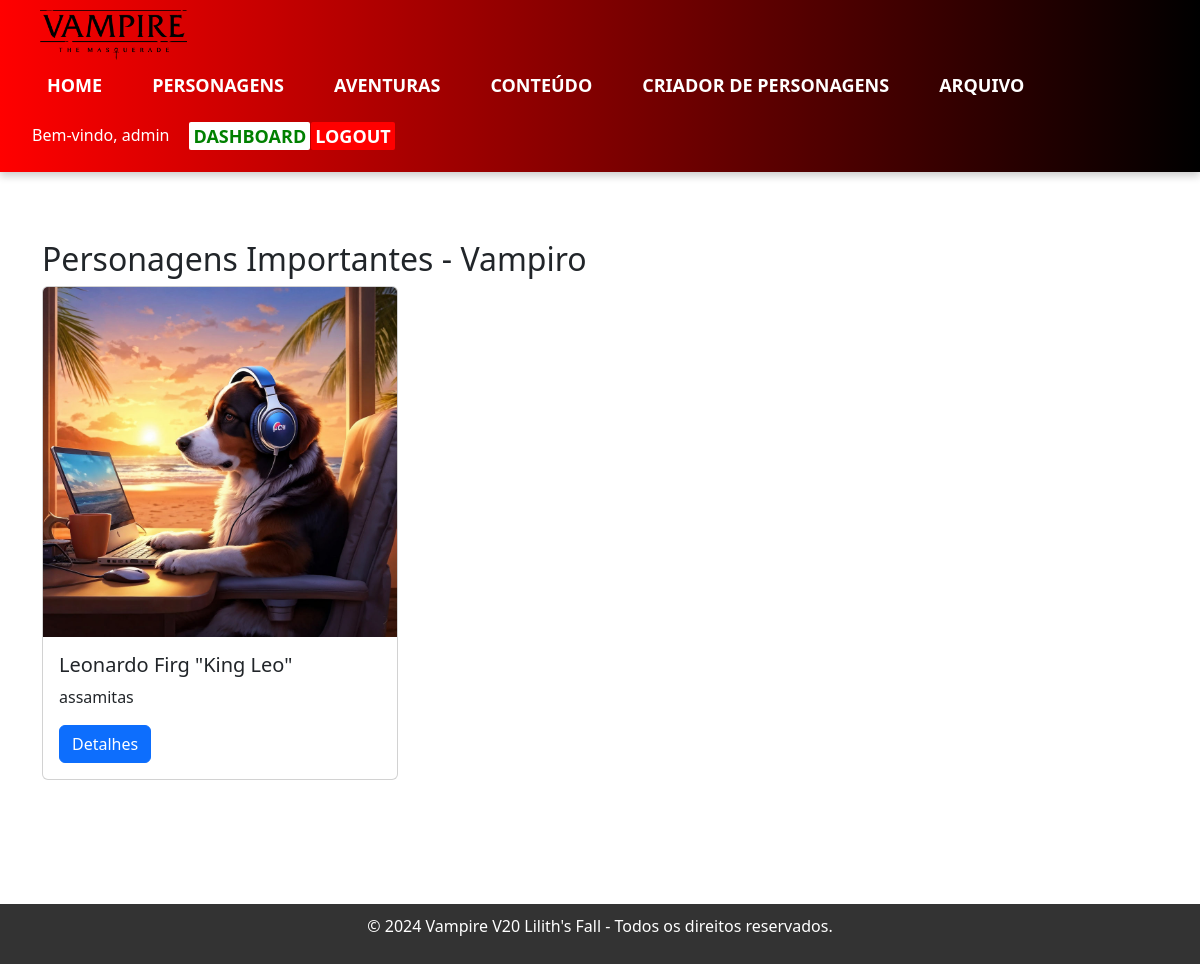
The app's page /characters/vampiro (signed in) with its own data.
### app.py (models this page shows, shortened)
class User(UserMixin, db.Model):
    id = db.Column(db.Integer, primary_key=True)
    user = db.Column(db.String(150), unique=True, nullable=False)
    email = db.Column(db.String(150), unique=True, nullable=False)
    password = db.Column(db.String(150), nullable=False)
    is_admin = db.Column(db.Boolean, default=True)
    is_master = db.Column(db.Boolean, default=False)
    reset_token = db.Column(db.String(100), nullable=True)  # Token para recuperação de senha

class ImportantCharacter(db.Model):
    id = db.Column(db.Integer, primary_key=True)
    name = db.Column(db.String(100), nullable=False)
    race = db.Column(db.String(50), nullable=False)  # Ex: 'vampire', 'human', 'demon', etc.
    clan = db.Column(db.String(100), nullable=False)
    bloodline = db.Column(db.String)
    description = db.Column(db.Text, nullable=False)
    image = db.Column(db.String(255), nullable=True)  # Caminho da imagem
    created_by = db.Column(db.Integer, db.ForeignKey('user.id'))  # Criador do personagem
    visible = db.Column(db.Boolean, default=False, nullable=False)  # Visível para todos

### app.py (the view)
@app.route('/characters/<string:race>')
def show_characters_by_race(race):
    characters = ImportantCharacter.query.filter_by(race=race).all()
    return render_template('show_characters_by_race.html', characters=characters, race=race)

### app.py (called while the page is built)
@login_manager.user_loader
def user_loader(user_id):
    user = User.query.filter_by(id=user_id).first()
    if user:
        return user
    return None

### templates/show_characters_by_race.html
{% extends 'base.html' %}
{% block content %}
<div class="container mt-5">
    <h2>Personagens Importantes - {{ race|capitalize }}</h2>
    <div class="row">
        {% for character in characters %}
            {% if character.visible == 1 %}
                <div class="col-md-4 mb-4">
                    <div class="card">
                        {% if character.image %}
                        <img src="{{ url_for('static', filename=character.image) }}" class="card-img-top" alt="{{ character.name }}" width="250px" height="350px">
                        {% else %}
                        <img src="{{ url_for('static', filename='img/default_character.jpg') }}" class="card-img-top" alt="Imagem padrão">
                        {% endif %}
                        <div class="card-body">
                            <h5 class="card-title">{{ character.name }}</h5>
                            <p class="card-text">{{ character.clan if character.race == 'vampiro' else character.race }}</p>
                            <a href="{{ url_for('character_detail', character_id=character.id) }}" class="btn btn-primary">Detalhes</a>
                        </div>
                    </div>
            {% endif %}
                </div>
        {% endfor %}
    </div>
</div>
{% endblock %}

### templates/base.html (shortened to what this page needs)
<!DOCTYPE html>
<html lang="pt-BR">
<head>
    <link rel="stylesheet" href="{{ url_for('static', filename='css/styles.css') }}">
    <link href="https://cdn.jsdelivr.net/npm/bootstrap@5.3.0-alpha1/dist/css/bootstrap.min.css" rel="stylesheet">
</head>
<body>
    <header>
        <nav>
            <a href="{{ url_for('index') }}">
                <img src="{{ url_for('static', filename='img/VampireV5Logo.webp') }}" alt="Logo" class="logo" style="margin-left: 20px;">
            </a>
            <ul>
                <li><a href="{{ url_for('index') }}">Home</a></li>
                <li><a href="{{ url_for('characters') }}">Personagens</a>
                </li>
                <li><a href="{{ url_for('campaigns') }}">Aventuras</a>
                </li>
                <li><a href="{{ url_for('rules') }}">Conteúdo</a>
                </li>
                <li><a href="{{ url_for('add_character') }}">Criador de Personagens</a></li>
                <li><a href="{{ url_for('archive') }}">Arquivo</a></li>
            </ul>
            <ul style="display: flex; justify-content: flex-end; list-style: none;">
                {% if current_user.is_authenticated %}
                <li style="margin-right: 20px;">
                    <span style="color: white;">Bem-vindo, {{ current_user.user }}</span>
                </li>
                <li style="margin-right: 1px;">
                    <a href="{{ url_for('dashboard') }}" style="color: green; text-decoration: none; background-color: white; padding: 2px 4px; border-radius: 2px;">Dashboard</a>
                </li>
                <li>
                    <a href="{{ url_for('logout') }}" style="color: white; text-decoration: none; background-color: red; padding: 2px 4px; border-radius: 2px;">Logout</a>
                </li>
                {% else %}
                <li>
                    <a href="{{ url_for('login') }}" style="color: red; text-decoration: none; background-color: white; padding: 2px 4px; border-radius: 2px;">Login</a>
                </li>
                {% endif %}
            </ul>
        </nav>
    </header>
    <main>
        {% block content %}{% endblock %}
    </main>
    <footer>
        <p>&copy; 2024 Vampire V20 Lilith's Fall - Todos os direitos reservados.</p>
    </footer>
</body>
</html>

### static/css/styles.css (style rules this page uses)
body { font-family: Arial, sans-serif; margin: 0; padding: 0; background-color: #f4f4f4; }
main { padding: 20px; margin-bottom: 80px; }
footer { background-color: #333; color: white; text-align: center; padding: 10px; position: relative; width: 100%; bottom: 0; }
header { display: flex; align-items: center; background: linear-gradient(to left, black, red); padding: 10px 20px; box-shadow: 0 4px 8px rgba(0, 0, 0, 0.2); }
nav { display: flex; justify-content: space-between; width: 100%; align-items: center; flex-wrap: wrap; }
.logo { height: 50px; width: auto; }
nav ul { list-style-type: none; margin: 0; padding: 12px; display: flex; justify-content: flex-end; flex-wrap: wrap; }
nav ul li { margin-right: 20px; }
nav ul li a { color: white; text-decoration: none; font-size: 18px; padding: 10px 15px; transition: all 0.3s ease; text-transform: uppercase; font-weight: bold; }

### records on screen
User: user "admin"
ImportantCharacter: race "Vampiro", image (picture), name "Leonardo Firg \"King Leo\"", race+clan "assamitas"
